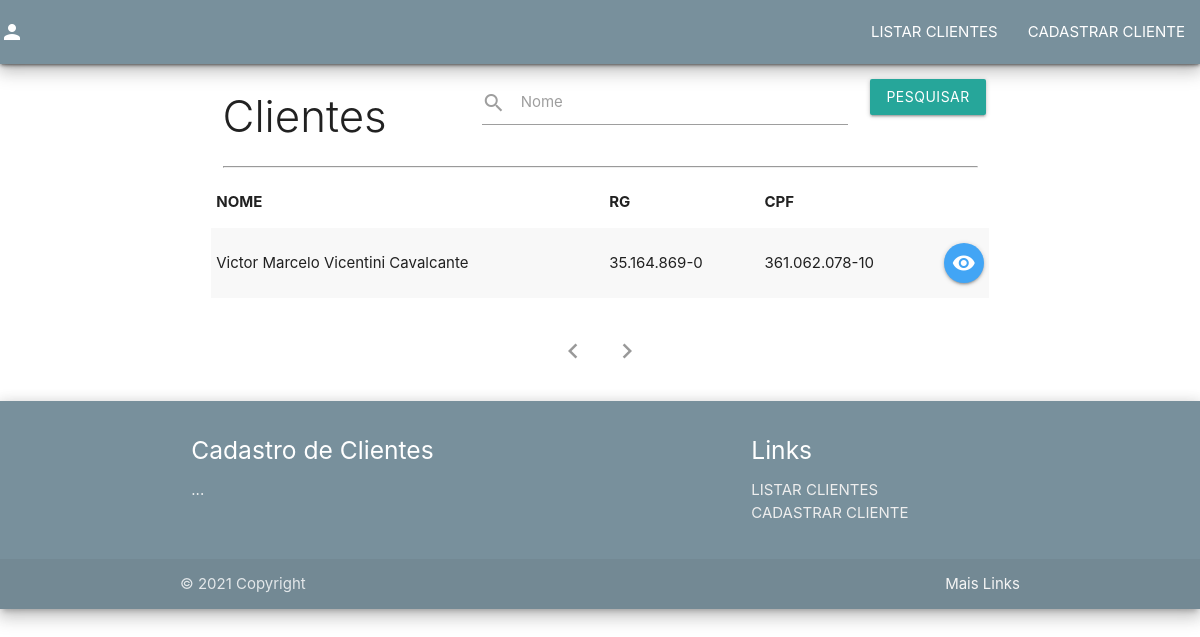
The page /pesquisar.php?pesquisar=Victor Marcelo Vicentini Cavalcante on the database its author committed.
### tables this page shows
CREATE TABLE `clientes` (
  `id` int(11) NOT NULL,
  `nome` varchar(70) DEFAULT NULL,
  `rg` varchar(14) DEFAULT NULL,
  `cpf` varchar(14) DEFAULT NULL,
  `data_nascimento` date DEFAULT NULL,
  `facebook` varchar(250) DEFAULT NULL,
  `twitter` varchar(250) DEFAULT NULL,
  `instagram` varchar(250) DEFAULT NULL,
  `linkedin` varchar(250) DEFAULT NULL
);

### pesquisar.php (the view, shortened to what this page needs)
<?php
include_once 'php_action/db_connect.php';
include_once 'includes/header.php';
?>
<div class="row">
	<div class="col s12 m8 push-m2">
		<div class="col s4 ">
			<h3 class="light"> Clientes </h3>
		</div>
		<form method="GET" action="pesquisar.php">
			<div class="input-field col s6 ">
				<input type="text" name="pesquisar" class="form-control" id="pesquisar">
				<label for="nome"><i class="material-icons left">search</i>Nome</label>
			</div>
			<div class="input-field  col s2">
				<button type="submit" class="btn btn-primary">Pesquisar</button>
			</div>
		</form>
		<div class="  col s12">
			<hr>
		</div>
		<table class="striped">
			<thead>
				<tr>
					<th>NOME</th>
					<th>RG</th>
					<th>CPF</th>
				</tr>
			</thead>
			<tbody>
				<?php
				$pag = (isset($_GET['pagina'])) ? $_GET['pagina'] : 1;
				if (!isset($_GET['pesquisar'])) {
					header("Location: index.php");
				} else {
					$valor_pesquisar = $_GET['pesquisar'];
				}
				$busca = "SELECT * FROM clientes WHERE nome LIKE '%$valor_pesquisar%'";
				$todos = mysqli_query($connect, "$busca");
				$registros = "5";
				$tr = mysqli_num_rows($todos);
				$tp = ceil($tr / $registros);
				$inicio = ($registros * $pag) - $registros;
				$resultado = mysqli_query($connect, "$busca LIMIT $inicio, $registros");
				$anterior = $pag - 1;
				$proximo = $pag + 1;
				if (mysqli_num_rows($resultado) > 0) :
					while ($dados = mysqli_fetch_array($resultado)) :
				?>
						<tr>
							<td><?php echo $dados['nome']; ?></td>
							<td><?php echo $dados['rg']; ?></td>
							<td><?php echo $dados['cpf']; ?></td>
							<td style="width:50px"><a href="visualizar.php?id=<?php echo $dados['id']; ?>" class="btn-floating blue lighten-1"><i class="material-icons">remove_red_eye</i></a></td>
						</tr>
					<?php
					endwhile;
				endif;
				?>
			</tbody>
		</table>
		<br>
	</div>
	<div class="col s12 m8 push-m2 center">
		<ul class="pagination">
			<?php
			if ($pag > 1) {
			?>
				<li class="waves-effect">
					<a href="?pagina=<?= $anterior; ?>&pesquisar=<?= $valor_pesquisar; ?>" aria-label="Anterior">
						<span aria-hidden="true"><i class="material-icons">chevron_left</i></span>
					</a>
				</li>
			<?php } else {
			?>
				<li class="disabled">
					<a href="?pagina=<?= $pag; ?>&pesquisar=<?= $valor_pesquisar; ?>" aria-label="Anterior">
						<span aria-hidden="true"><i class="material-icons">chevron_left</i></span>
					</a>
				</li>
			<?php
			}
			?>
			<?php
			if ($pag < $tp) {
			?>
				<li class="waves-effect">
					<a href="?pagina=<?= $proximo; ?>&pesquisar=<?= $valor_pesquisar; ?>" aria-label="Próximo">
						<span aria-hidden="true"><i class="material-icons">chevron_right</i></span>
					</a>
				</li>
			<?php } else {
			?>
				<li class="disabled">
					<a href="?pagina=<?= $pag; ?>&pesquisar=<?= $valor_pesquisar; ?>" aria-label="Próximo">
						<span aria-hidden="true"><i class="material-icons">chevron_right</i></span>
					</a>
				</li>
			<?php
			}
			?>
		</ul>
	</div>
</div>
<?php
include_once 'includes/footer.php';
?>

### rows shown on the page
clientes: nome "Victor Marcelo Vicentini Cavalcante", rg "35.164.869-0", cpf "361.062.078-10"
